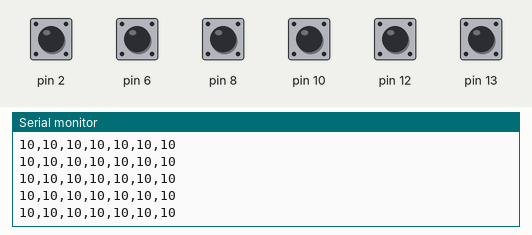
This sketch was run on a simulated Arduino Uno, built with avr-gcc and run on an emulated ATmega328P. Parts: the last lines printed to the serial monitor. Inputs (shaded band) come from the test bench; at power-on: pin 2, pin 6, pin 8, pin 10, pin 12, pin 13 HIGH.

Above: at 1.2 s.
1.3 s: pin 2 pulled LOW for 0.15 s
2.9 s: pin 6 pulled LOW for 0.15 s
4.5 s: pin 8 pulled LOW for 0.15 s
At 4.78 s:
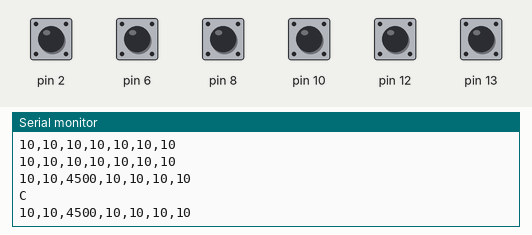
6.1 s: pin 10 pulled LOW for 0.15 s
At 6.36 s:
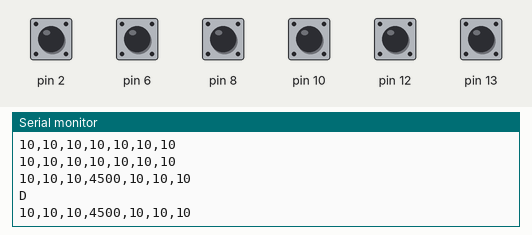
7.7 s: pin 12 pulled LOW for 0.15 s
At 7.95 s:
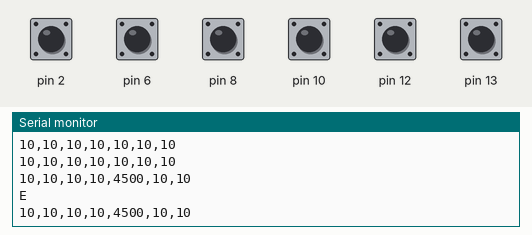

Measured:
- after the input at 4.5 s, the serial monitor: prints a new line at once (image 1)
- after the input at 6.1 s, the serial monitor: prints a new line at once (image 2)
- after the input at 7.7 s, the serial monitor: prints a new line at once (image 3)

The sketch:

manzana.ino
```cpp
#include <CapacitiveSensor.h>

#define THRESHOLD 3000
#define NO_OF_MANZANAS 7
#define MANZANAS_FOR_GOD_MODE 3

/*
 * CapitiveSense Library Demo Sketch
 * Paul Badger 2008
 * Uses a high value resistor e.g. 10M between send pin and receive pin
 * Resistor effects sensitivity, experiment with values, 50K - 50M. Larger resistor values yield larger sensor values.
 * Receive pin is the sensor pin - try different amounts of foil/metal on this pin
 */

CapacitiveSensor   cs_4_0 = CapacitiveSensor(4,0);
CapacitiveSensor   cs_4_2 = CapacitiveSensor(4,2);        // 10M resistor between pins 4 & 2, pin 2 is sensor pin, add a wire and or foil if desired
CapacitiveSensor   cs_4_6 = CapacitiveSensor(4,6);        // 10M resistor between pins 4 & 6, pin 6 is sensor pin, add a wire and or foil
CapacitiveSensor   cs_4_8 = CapacitiveSensor(4,8);        // 10M resistor between pins 4 & 8, pin 8 is sensor pin, add a wire and or foil
CapacitiveSensor   cs_4_10 = CapacitiveSensor(4,10);
CapacitiveSensor   cs_4_12 = CapacitiveSensor(4,12);
CapacitiveSensor   cs_4_13 = CapacitiveSensor(4,13);

int timming;
long Manzana[NO_OF_MANZANAS-1];
long OldManzana[NO_OF_MANZANAS-1];
int ManzanasTouched[NO_OF_MANZANAS-1];
void setup()
{
timming = 170;

  Serial.begin(9600);
   cs_4_8.set_CS_Timeout_Millis(timming); /////////////hack
   cs_4_6.set_CS_Timeout_Millis(timming); /////////////hack
   cs_4_2.set_CS_Timeout_Millis(timming); /////////////hack
   cs_4_10.set_CS_Timeout_Millis(timming);
   cs_4_0.set_CS_Timeout_Millis(timming);     // turn off autocalibrate on channel 1 - just as an example
   cs_4_12.set_CS_Timeout_Millis(timming);
   cs_4_13.set_CS_Timeout_Millis(timming);

   cs_4_8.set_CS_AutocaL_Millis(0x000000FF);
   InitManzanas();


}

void InitManzanas(void)
{int i;
  for (i=0;i<NO_OF_MANZANAS;i++)
    Manzana[i]=0;
    OldManzana[i]=0;
    ManzanasTouched[i]=0;
}

void UpdateManzana(int ManzanaId, long total)
{
    Manzana[ManzanaId] = total;
}

int NoOfTouchedManzanas(void)
{int i, count;
    count = 0;
    for (i=0;i<NO_OF_MANZANAS;i++)
      if (ManzanasTouched[i]== 1)
        count++;

  return count;
}

void UpdateTouchedManzanas(void)
{int i;
  for(i=0;i<NO_OF_MANZANAS;i++)
      if ((Manzana[i]-OldManzana[i])>THRESHOLD)
      {
        ManzanasTouched[i]=1;
        if (i==1)
          Serial.write(66);

         else if (i==0) { //ADJUST FROM PHILIPPE
          Serial.write(65);  //ADJUST FROM PHILIPPE
          ManzanasTouched[i]=0;
                          }
       }
      else
        ManzanasTouched[i]=0;


  /* update the OldManzanas buffer */
  for(i=0;i<NO_OF_MANZANAS;i++)
    OldManzana[i]=Manzana[i];
}

void SendManzanaEvents(void)
{int i;
  if (NoOfTouchedManzanas() >= MANZANAS_FOR_GOD_MODE)
    Serial.write(88); /* send the character for GOD MODE*/
  else
    /* Send the events for the active manzanas*/
      for(i=0;i<NO_OF_MANZANAS;i++)
        if (ManzanasTouched[i]==1)
          Serial.write(65+i); /*65 is the ASCII code for A*/

}

void loop()
{


    /* Update the totals */
    long total0 =  cs_4_2.capacitiveSensor(30);
    long total1 =  cs_4_6.capacitiveSensor(30);
    long total2 =  cs_4_8.capacitiveSensor(30);
    long total3 =  cs_4_10.capacitiveSensor(30);
    long total4 =  cs_4_12.capacitiveSensor(30);
    long total5 =  cs_4_13.capacitiveSensor(30);
    long total6 =  cs_4_0.capacitiveSensor(30);


    /*update the manzanas*/
    UpdateManzana(0,total0);
    UpdateManzana(1,total1);
    UpdateManzana(2,total2);
    UpdateManzana(3,total3);
    UpdateManzana(4,total4);
    UpdateManzana(5,total5);
    UpdateManzana(6,total6);

    Serial.print(total0);
    Serial.print(",");
    Serial.print(total1);
    Serial.print(",");
    Serial.print(total2);
    Serial.print(",");
    Serial.print(total3);
    Serial.print(",");
    Serial.print(total4);
    Serial.print(",");
    Serial.print(total5);
    Serial.print(",");
    Serial.print(total6);
    Serial.print("\n");
    /* send the manzana event on the serial port */
    UpdateTouchedManzanas();
    SendManzanaEvents();

    Serial.write(10);
    Serial.write(13);


delay(100);                             // arbitrary delay to limit data to serial port
}
```
